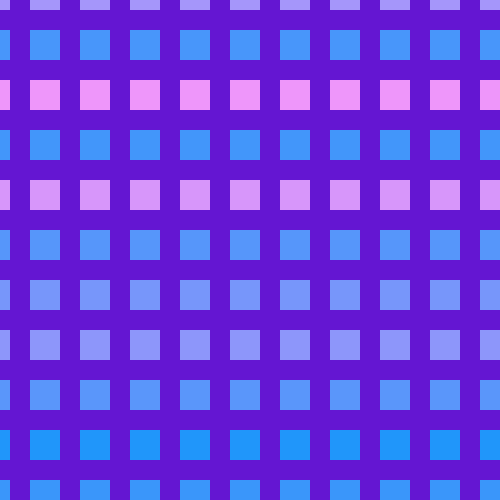
Frame 1 (no input)
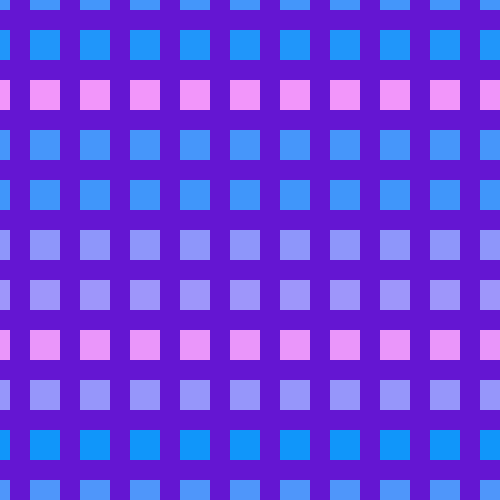
Frame 60 (the mouse pressed at the canvas centre just before this capture)
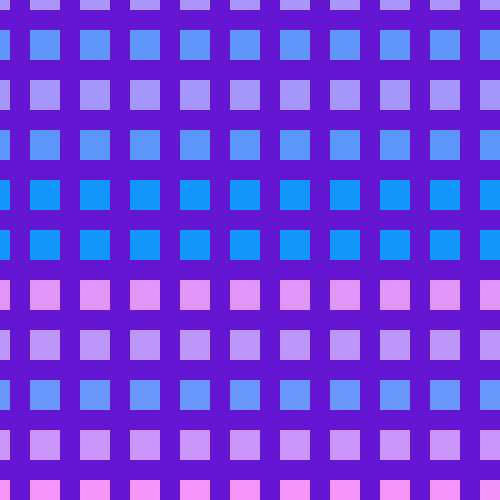
Frame 120 (the mouse held since frame 60 and released just before this capture)

The Processing sketch that drew these frames (run headless with seeded random() and noise(); from frame 60 on, the mouse is pressed at the canvas centre):

// Processing sketch: processing_166162
// ── processing_166162.pde

void setup(){
size(500,500);
background(100,22,210);
noStroke();
frameRate (10);
}
 
void draw(){
  int r = 30;
for(int y = 0; y < 520; y = y+50) {
  fill(random(10,250),150,250);
  for (int x = 0; x < 520; x = x+50)
{ //fill(random(10,200),120,260);
  rect (x-20, y-20, r, r);
}
} 
}
